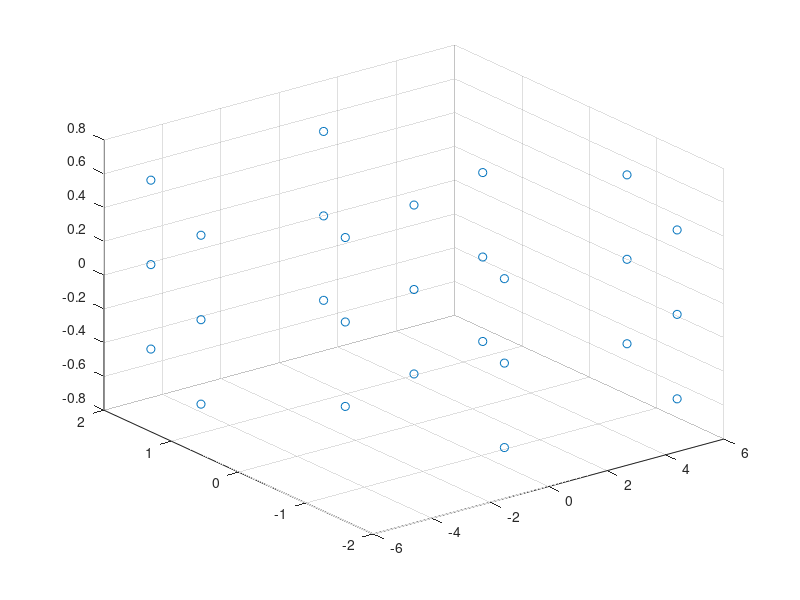

Write MATLAB code to recreate this figure.
% Mario Kart Style Sin Wave Point Cloud Demo
% High-performance cubic point cloud showing off RustMat capabilities

% Create a beautiful sin wave with cubic appearance
x1 = -6.0; y1 = 2.0 * sin(x1);
x2 = -4.5; y2 = 2.0 * sin(x2);
x3 = -3.0; y3 = 2.0 * sin(x3);
x4 = -1.5; y4 = 2.0 * sin(x4);
x5 = 0.0;  y5 = 2.0 * sin(x5);
x6 = 1.5;  y6 = 2.0 * sin(x6);
x7 = 3.0;  y7 = 2.0 * sin(x7);
x8 = 4.5;  y8 = 2.0 * sin(x8);
x9 = 6.0;  y9 = 2.0 * sin(x9);

% Create multiple Z layers for cubic density
z_layer1 = -0.5;
z_layer2 = 0.0;
z_layer3 = 0.5;

% Build dense point cloud with multiple layers (simulating cubes)
x_coords = [x1, x2, x3, x4, x5, x6, x7, x8, x9, x1, x2, x3, x4, x5, x6, x7, x8, x9, x1, x2, x3, x4, x5, x6, x7, x8, x9];
y_coords = [y1, y2, y3, y4, y5, y6, y7, y8, y9, y1, y2, y3, y4, y5, y6, y7, y8, y9, y1, y2, y3, y4, y5, y6, y7, y8, y9];
z_coords = [z_layer1, z_layer1, z_layer1, z_layer1, z_layer1, z_layer1, z_layer1, z_layer1, z_layer1, z_layer2, z_layer2, z_layer2, z_layer2, z_layer2, z_layer2, z_layer2, z_layer2, z_layer2, z_layer3, z_layer3, z_layer3, z_layer3, z_layer3, z_layer3, z_layer3, z_layer3, z_layer3];

% Render the high-performance Mario Kart style cubic sin wave
scatter3(x_coords, y_coords, z_coords)